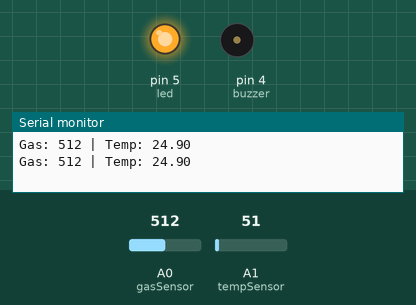
Bench run of a sketch on a simulated Arduino Uno, built with avr-gcc and run on an emulated ATmega328P. On the bench: output pins drawn as LEDs (lit = HIGH), buzzer (waves = sounding, pin HIGH), the last lines printed to the serial monitor. The test bench sets the inputs (shaded band); at power-on: A0 (gasSensor) = 512, A1 (tempSensor) = 51.

Above: at 2.4 s.
2.5 s: A0 (gasSensor) set to 311
6.0 s: A0 (gasSensor) set to 284
At 7.6 s:
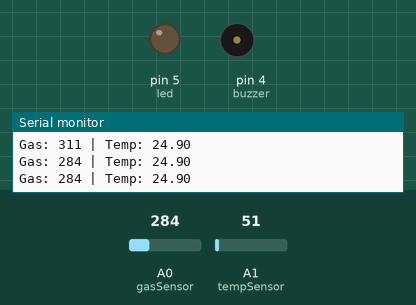
8.2 s: A1 (tempSensor) set to 95
10.4 s: A1 (tempSensor) set to 113
At 10.55 s:
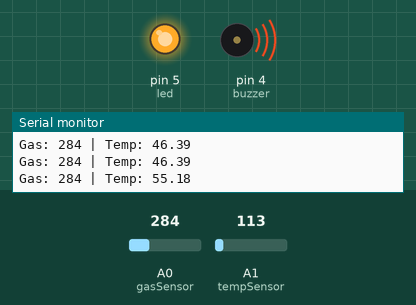
15.6 s: A1 (tempSensor) set to 86
At 18.0 s:
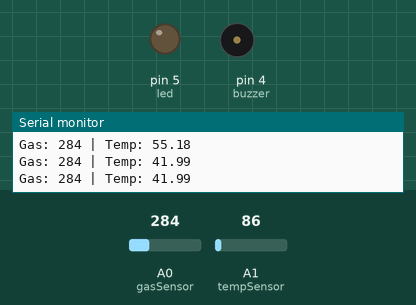
18.3 s: A1 (tempSensor) set to 112
At 20.0 s:
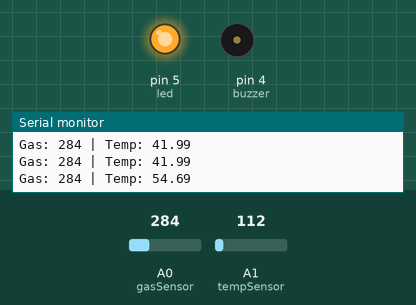
Timing chart, 0 to 24.5 s (numbered marks = the images above; inputs shaded):
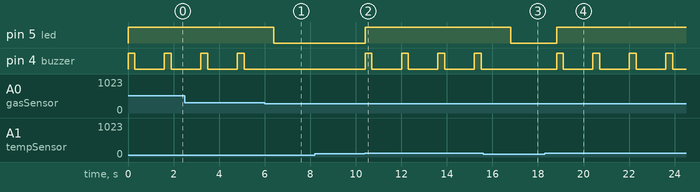

The sketch:

sketch_jul5a.ino
```cpp
#define gasSensor A0
#define tempSensor A1
#define buzzer 4
#define led 5

int gasThreshold = 300;
int tempThreshold = 50;

void setup() {
  Serial.begin(9600);
  pinMode(buzzer, OUTPUT);
  pinMode(led, OUTPUT);
  digitalWrite(led, LOW);
}

void loop() {
  int gasValue = analogRead(gasSensor);
  int tempValue = analogRead(tempSensor);
  float voltage = tempValue * (5000.0 / 1024.0);
  float temperature = voltage / 10;


  Serial.print("Gas: "); Serial.print(gasValue);
  Serial.print(" | Temp: "); Serial.println(temperature);

  if (gasValue > gasThreshold || temperature > tempThreshold) {
    digitalWrite(buzzer, HIGH);
    digitalWrite(led, HIGH);
    delay(300);
    digitalWrite(buzzer, LOW);
    delay(300);
  } else {
    digitalWrite(buzzer, LOW);
    digitalWrite(led, LOW);      // LED off
  }
  delay(1000);
}
```

Measured:
- the behaviour switches between 301 and 300 on A0 (gasSensor) (found by bisection; images 0 and 1)
- the behaviour switches between 102 and 103 on A1 (tempSensor) (found by bisection; images 1 and 2)
- after the input at 6.0 s, pin 5 (led): HIGH → LOW after 0.41 s; pin 4 (buzzer): stays LOW (without the input it goes to HIGH after 0.41 s)
- after the input at 10.4 s, pin 5 (led): LOW → HIGH at once; pin 4 (buzzer): alternates HIGH for 0.30 s and LOW for 1.3 s, starting at once
- after the input at 15.6 s, pin 5 (led): HIGH → LOW after 1.2 s; pin 4 (buzzer): stays LOW (without the input it goes to HIGH after 1.2 s)
- after the input at 18.3 s, pin 5 (led): LOW → HIGH after 0.51 s; pin 4 (buzzer): alternates HIGH for 0.30 s and LOW for 1.3 s, starting after 0.51 s
- by itself, pin 4 (buzzer): alternates HIGH for 0.30 s and LOW for 1.3 s
